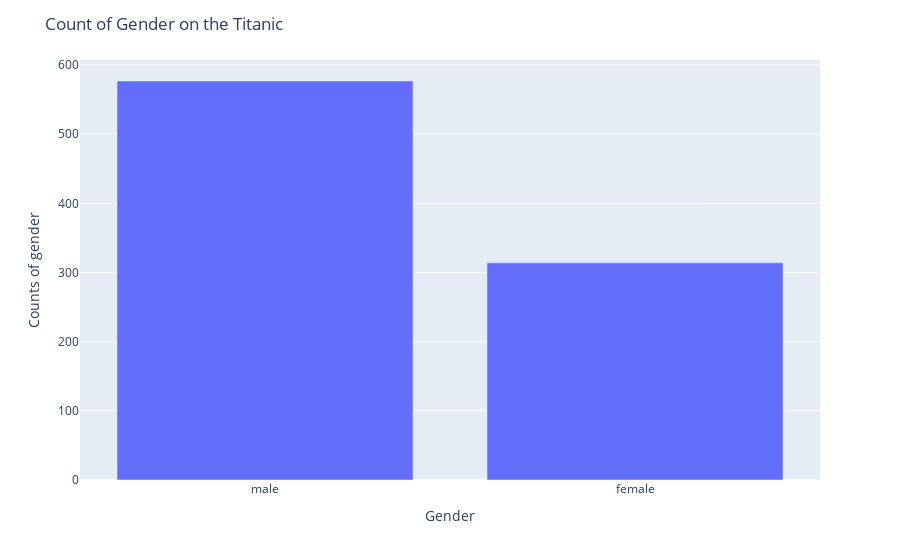

Notebook source saved alongside this figure:
### Code cell
g_counts = df["Sex"].value_counts().reset_index()
g_counts.columns = ["Sex" ,"Counts"]
fig = px.bar(g_counts , x= "Sex" , y ="Counts" )
fig.update_layout(
    xaxis_title="Gender",
    yaxis_title="Counts of gender",
    title="Count of Gender on the Titanic"
)
fig.show()

### Figure 1 — Plotly figure (JSON) as saved in the notebook; plotly's stock layout.template omitted (floating-point values rounded to 4 significant figures)
{"data": [{"alignmentgroup": "True", "hovertemplate": "Sex=%{x}<br>Counts=%{y}<extra></extra>", "legendgroup": "", "marker": {"color": "#636efa", "pattern": {"shape": ""}}, "name": "", "offsetgroup": "", "orientation": "v", "showlegend": false, "textposition": "auto", "type": "bar", "x": ["male", "female"], "xaxis": "x", "y": [577, 314], "yaxis": "y"}], "layout": {"autosize": true, "barmode": "relative", "legend": {"tracegroupgap": 0}, "margin": {"t": 60}, "title": {"text": "Count of Gender on the Titanic"}, "xaxis": {"anchor": "y", "autorange": true, "domain": [0, 1], "range": [-0.5, 1.5], "title": {"text": "Gender"}, "type": "category"}, "yaxis": {"anchor": "x", "autorange": true, "domain": [0, 1], "range": [0, 607.4], "title": {"text": "Counts of gender"}, "type": "linear"}}}
